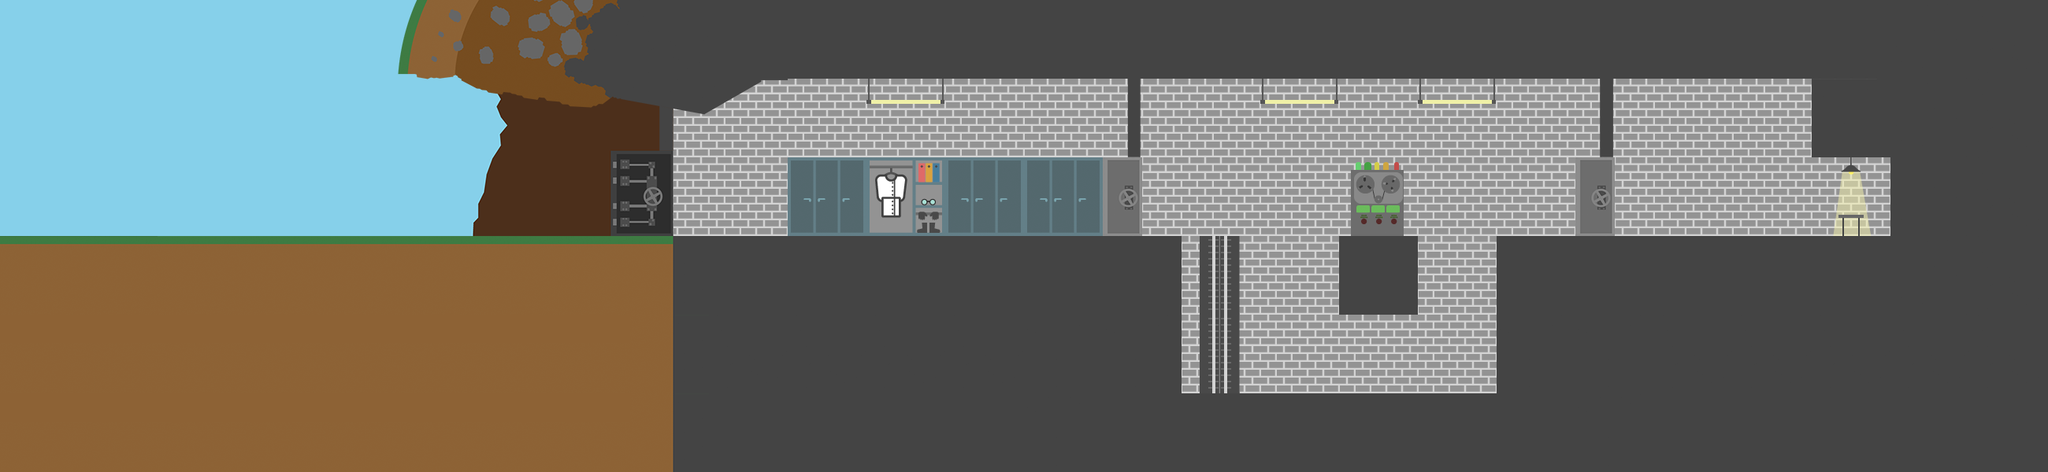

Below is a game level as drawn by its tile map, then a one-line description and the .tmx that defines it (tile-layer data replaced by summaries):
An orthogonal 26x6 tile map with 100x100 px tiles, 2 tile layers (Fond, Solide), 2 tilesets and 5 objects (Caisse, Item, endLevelLift, Start, verticalPlatform).

<map version="1.0" orientation="orthogonal" renderorder="right-down" width="26" height="6" tilewidth="100" tileheight="100" nextobjectid="28">
 <tileset firstgid="1" name="Lvl1_fond_smaller" tilewidth="100" tileheight="100">
  <image source="Lvl1_fond_smaller.png" width="1000" height="400" />
 </tileset>
 <tileset firstgid="41" name="Lvl1_solides_smaller" tilewidth="100" tileheight="100">
  <image source="Lvl1_solides_smaller.png" width="800" height="400" />
 </tileset>
 <layer name="Fond" width="26" height="6">
  <data>[156 cells, 109 non-empty, 28 distinct tile ids]</data>
 </layer>
 <layer name="Solide" width="26" height="6">
  <data>[156 cells, 75 non-empty, 17 distinct tile ids]</data>
 </layer>
 <objectgroup name="Objets">
  <object id="14" name="Caissezz" type="Caisse" x="1620" y="301.499" width="60" height="60" />
  <object id="15" name="uranium" type="Item" x="2335.9" y="240.49" width="29" height="29">
   <ellipse />
  </object>
  <object id="25" name="endLevelLift" x="2095" y="178" width="105" height="122">
   <properties>
    <property name="nextLevel" value="_Level02_v1_100px" />
   </properties>
  </object>
  <object id="26" name="Start" x="427.212" y="191.151" width="88" height="106" />
  <object id="27" name="verticalPlatform" x="1505" y="298" width="100" height="200">
   <properties>
    <property name="moveUpFirst" value="1" />
    <property name="movementDuration" value="1" />
    <property name="x_limit" value="802" />
    <property name="y_limit" value="430" />
   </properties>
  </object>
 </objectgroup>
</map>
